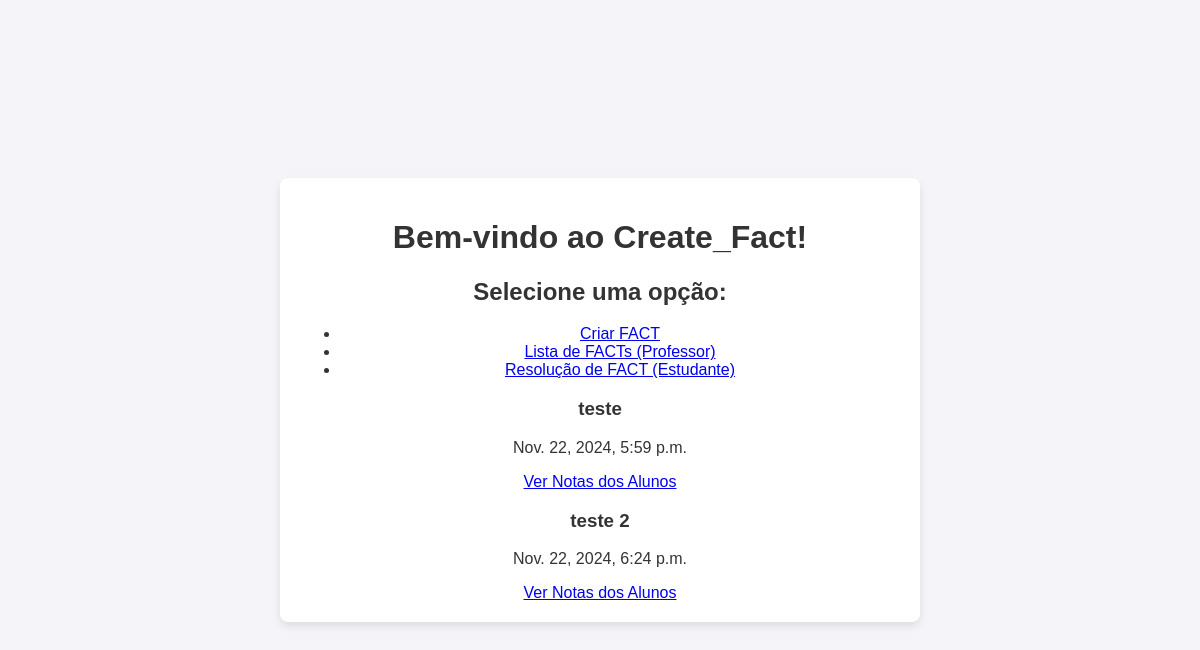
The page / on the database its author committed.
### fact/models.py (models this page shows, shortened)
class Fact(models.Model):
    title = models.CharField(max_length=200)
    deadline = models.DateTimeField()
    is_draft = models.BooleanField(default=True)
    num_groups = models.PositiveIntegerField()
    is_resolved = models.BooleanField(default=False)  # Indicador de que as notas foram calculadas
    created_at = models.DateTimeField(auto_now_add=True)

### fact/views.py (the view)
# urls.py: path('', home, name='home'),
def home(request):
    facts = Fact.objects.all()  # Certifique-se de que os objetos 'Fact' estão sendo recuperados corretamente
    return render(request, 'fact/home.html', {'facts': facts})

### fact/templates/fact/home.html (shortened to what this page needs)
{% load static %}
<!DOCTYPE html>
<html lang="pt-br">
<head>
    <link rel="stylesheet" href="{% static 'fact/style.css' %}" />
</head>
<body>
    <div class="container">
        <h1>Bem-vindo ao Create_Fact!</h1>
        <h2>Selecione uma opção:</h2>
        <ul>
            <li><a href="{% url 'create_fact' %}">Criar FACT</a></li>
            <li><a href="{% url 'fact_list' %}">Lista de FACTs (Professor)</a></li>
            <li><a href="{% url 'fact_list_student' %}">Resolução de FACT (Estudante)</a></li>
        </ul>
        {% for fact in facts %}
            <h3>{{ fact.title }}</h3>
            <p>{{ fact.deadline }}</p>
            <a href="{% url 'view_grades' fact.id %}">Ver Notas dos Alunos</a>
        {% endfor %}
    </div>
</body>
</html>

### fact/static/fact/style.css (style rules this page uses)
body { font-family: Arial, sans-serif; display: flex; justify-content: center; align-items: center; min-height: 100vh; margin: 0; background-color: #f4f4f9; color: #333; }
.container { width: 90%; max-width: 600px; padding: 20px; background-color: #fff; box-shadow: 0 4px 8px rgba(0, 0, 0, 0.1); border-radius: 8px; text-align: center; }
h2 { color: #333; font-size: 1.5em; }

### rows shown on the page
Fact: title "teste", deadline "Nov. 22, 2024, 5:59 p.m."
Fact: title "teste 2", deadline "Nov. 22, 2024, 6:24 p.m."
